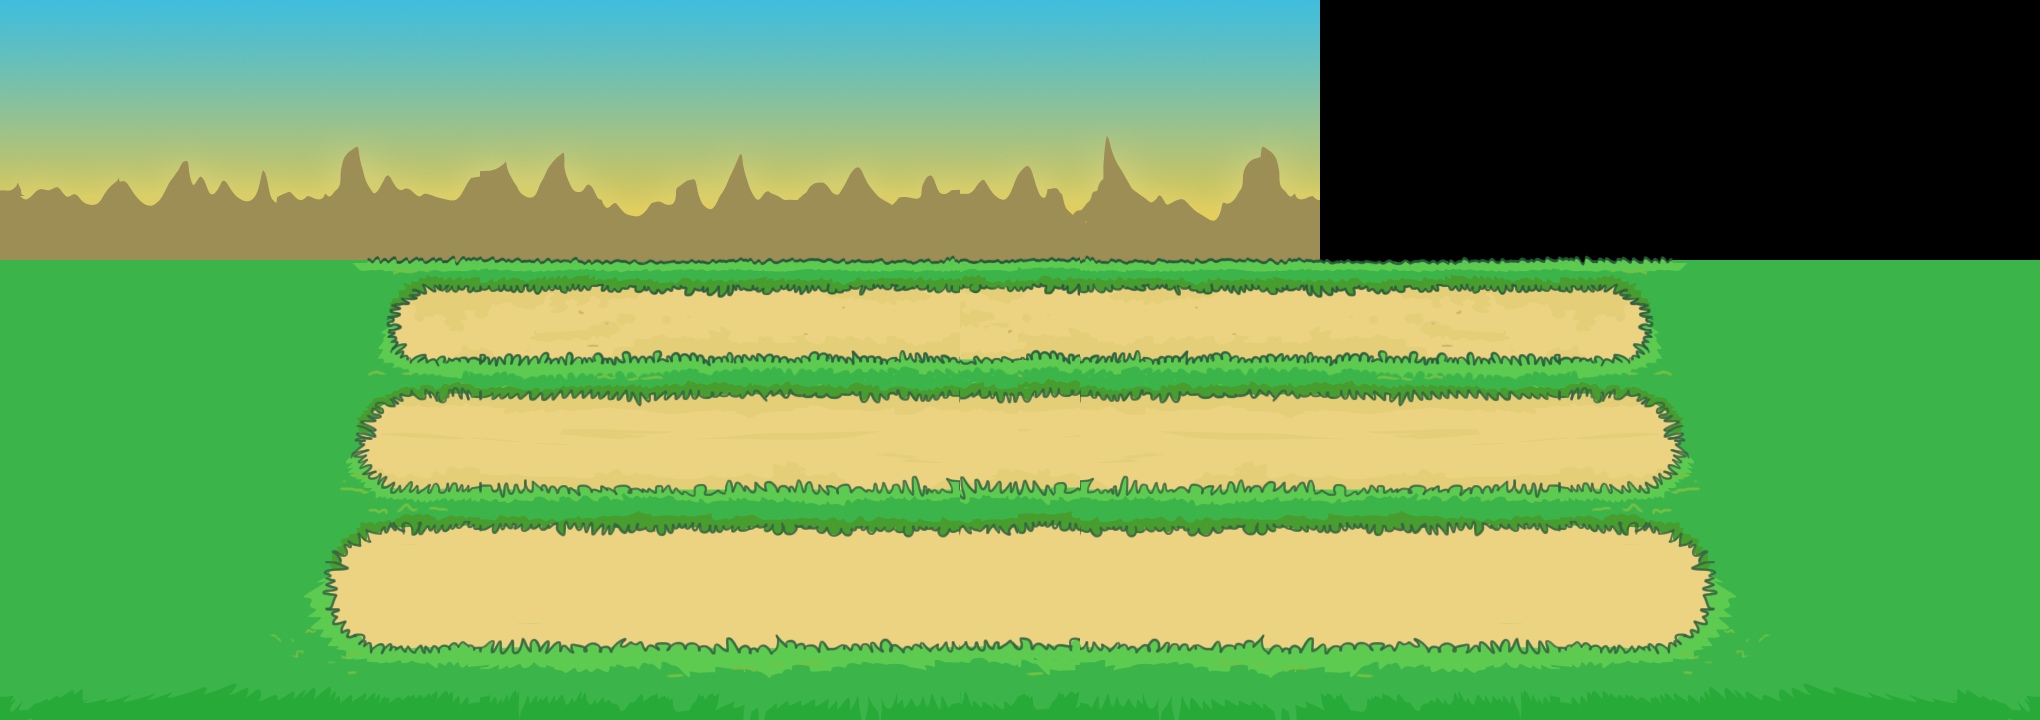

This is a level from a 2D game, rendered from its Tiled map with the project's own tilesets. A one-line summary and the map file follow, with tile-layer data summarised:
An orthogonal 34x12 tile map with 60x60 px tiles, 2 tile layers (bg, fg) and 3 objects (2, 1, 0).

<map version="1.0" orientation="orthogonal" width="34" height="12" tilewidth="60" tileheight="60">
 <properties>
  <property name="numberoflanes" value="3" />
 </properties>
 <tileset firstgid="1" name="level1_tileset" tilewidth="60" tileheight="60">
  <image source="level1_tileset.png" width="1024" height="1024" />
 </tileset>
 <layer name="bg" width="34" height="12">
  <data>[408 cells, 110 non-empty, 66 distinct tile ids]</data>
 </layer>
 <layer name="fg" width="34" height="12">
  <data>[408 cells, 272 non-empty, 144 distinct tile ids]</data>
 </layer>
 <objectgroup name="lanes" width="34" height="12">
  <object name="2" x="396" y="281" width="1247" height="85" />
  <object name="1" x="369" y="387" width="1300" height="105" />
  <object name="0" x="338" y="524" width="1364" height="126" />
 </objectgroup>
</map>